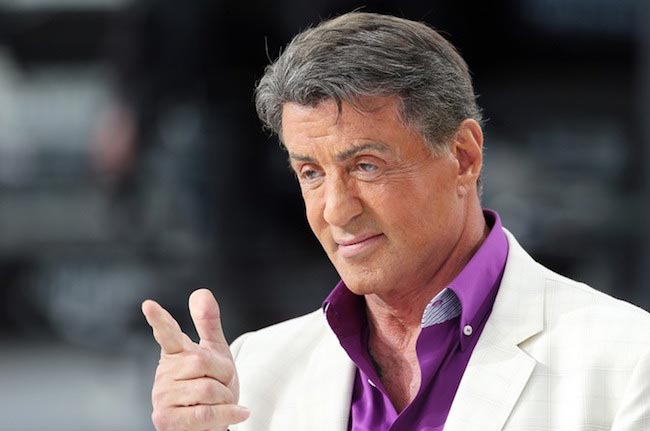
%> input picture image/Stallone6.jpg, 650 x 431 px
$ octave kadai6.m   (GNU Octave 9; MATLAB toolbox functions it lacks are replaced by stand-ins)
%> lines starting %> are read from the running program, lines starting %| are printed output that depends on the picture; in (x1, y1, x2, y2) boxes, pixels count from 0 and x2, y2 are one past the last pixel; in counts of white or black regions, pixels touching at a corner belong together; the program's own positions count from 1

% 課題６　画像の二値化
% 下記のプログラムを参考にして画像を二値化せよ．
% 下記はサンプルプログラムである．
% 課題作成にあたっては「Lenna」以外の画像を用いよ．

clear; % 変数のオールクリア
ORG=imread('Stallone6.jpg'); % 原画像の入力
%> ORG is the input picture: size 431x650x3 uint8; mean R, G, B 105.1, 95.1, 97.3
ORG = rgb2gray(ORG);
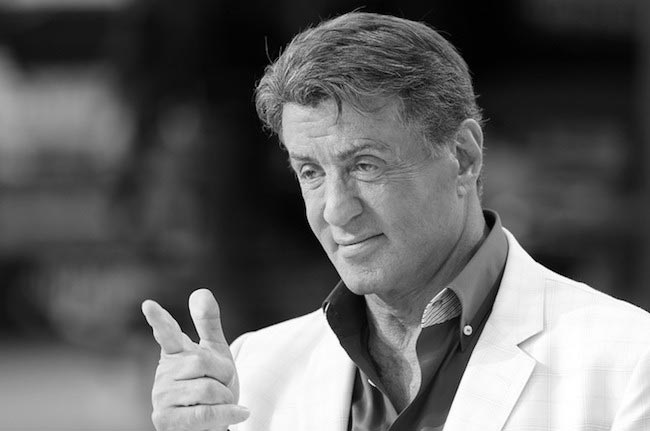
%> ORG: size 431x650 uint8; min 0, max 255, mean 98.3
imagesc(ORG); colormap(gray); colorbar;  axis image; % 画像の表示
pause; % 一時停止


IMG = ORG>128; % 128による二値化
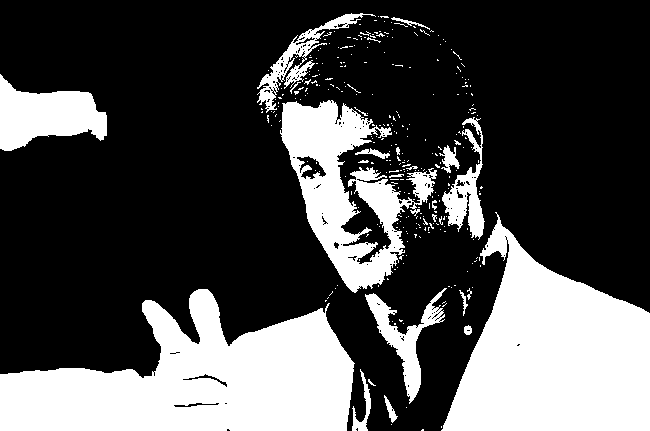
%> IMG: size 431x650 logical; 30% white; 310 white regions (286 under 20 px), largest, box (x1, y1, x2, y2) and area: (0, 289, 355, 431) 30660, (441, 212, 650, 431) 27561, (280, 100, 437, 293) 12338
imagesc(IMG); colormap(gray); colorbar;  axis image; % 画像の表示
pause;

IMG = dither(ORG); % ディザ法による二値化
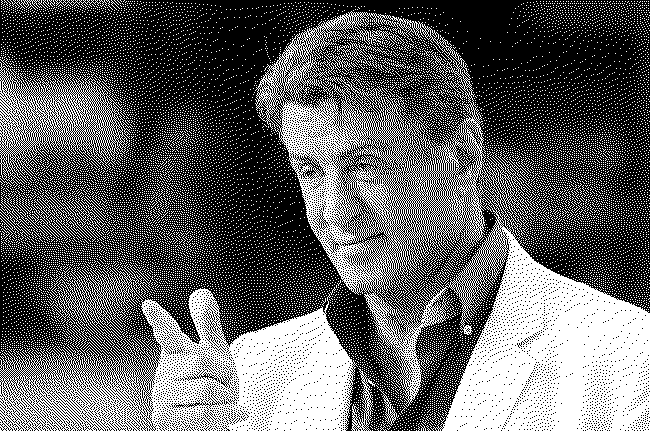
%> IMG: size 431x650 logical; 38.5% white; 16404 white regions (16377 under 20 px), largest, box (x1, y1, x2, y2) and area: (255, 11, 650, 431) 50626, (0, 264, 358, 431) 28033, (0, 62, 132, 188) 5281
imagesc(IMG); colormap(gray); colorbar;  axis image; % 画像の表示

$ run again, with image/Stallone5.jpg copied over image/Stallone6.jpg
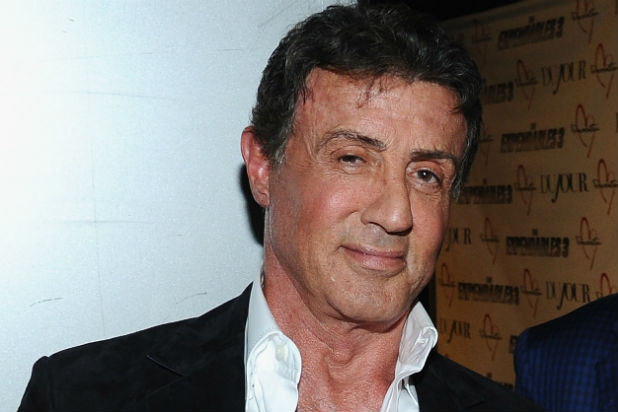
%> input picture image/Stallone5.jpg, 618 x 412 px
%> ORG is the input picture: size 412x618x3 uint8; mean R, G, B 128.4, 120.5, 116.4
%> ORG: size 412x618 uint8
%> `IMG = ORG>128;`:
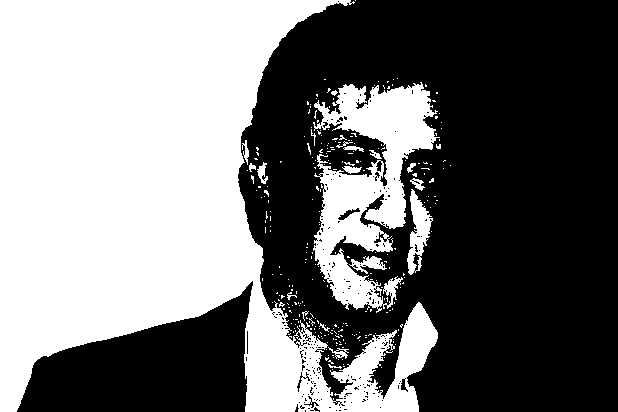
%> IMG: size 412x618 logical; 45.9% white; 290 white regions (268 under 20 px), largest, box (x1, y1, x2, y2) and area: (0, 0, 438, 412) 100305, (313, 82, 440, 313) 13527, (407, 189, 433, 275) 1045
%> `IMG = dither(ORG);`:
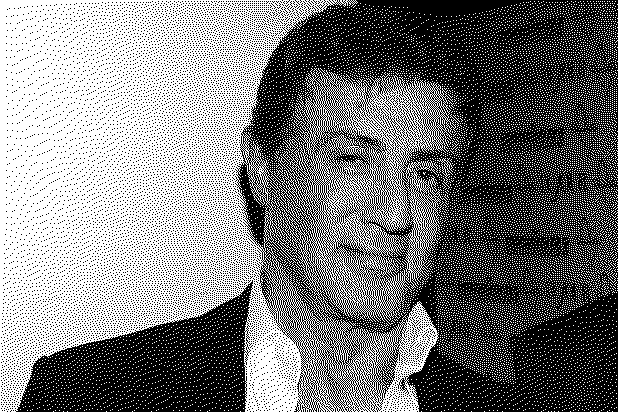
%> IMG: size 412x618 logical; 48% white; 13503 white regions (13501 under 20 px), largest, box (x1, y1, x2, y2) and area: (0, 0, 459, 412) 106885, (437, 158, 453, 189) 99
